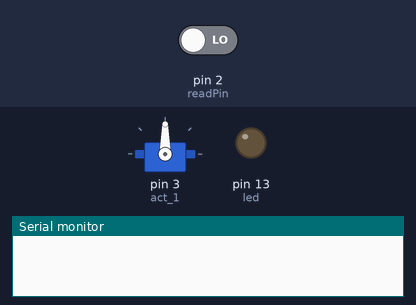
Simulated run of this sketch. Board: Arduino Uno, built with avr-gcc and run on an emulated ATmega328P. On the bench: servo, output pins drawn as LEDs (lit = HIGH), the last lines printed to the serial monitor. Dashed ring = blinking. The test bench sets the inputs (shaded band); at power-on: pin 2 (readPin) LOW. Random numbers use the default seed unless the sketch sets one.

Above: at 1.2 s.
1.3 s: pin 2 (readPin) driven HIGH
At 1.7 s:
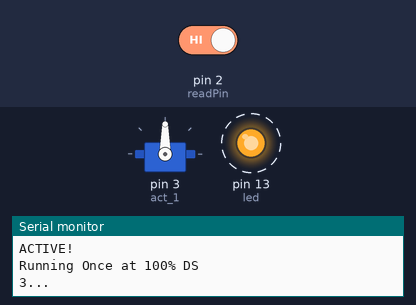
4.3 s: pin 2 (readPin) driven LOW
At 4.8 s:
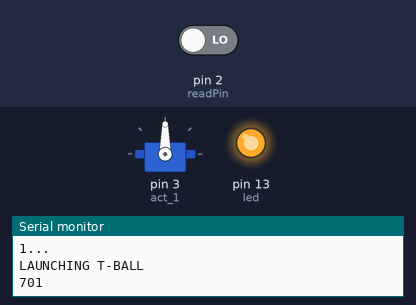
Timing chart, 0 to 7.3 s (numbered marks = the images above; inputs shaded):
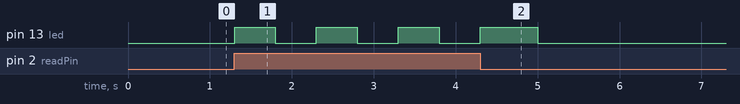

Measured:
- after the input at 1.3 s, pin 13 (led): alternates HIGH for 0.50 s and LOW for 0.50 s, starting at once

The sketch:

Autobat_Code.ino
```cpp
// Include servo header file to use output to the Talon SR
#include <Servo.h>

// init servo, which is actually a CIM motor
Servo act_1;

// init constants
int readPin = 2;
int led = 13;
int i = 0;

// Start file
void setup() {

  // Read Dig
  pinMode(readPin, INPUT);
  pinMode(led, OUTPUT);
  Serial.begin(9600);

  // PWM
  act_1.attach(3);

  // additional serial for debug
  Serial.begin(9600);
}

void loop() {

  // if the button is pressed (signal of 1 from the pulldown), "runOnce" at 100% DS
  if(digitalRead(readPin) == 1) {
    Serial.println("ACTIVE!");
    Serial.println("Running Once at 100% DS");
    runOnce(100);
  }
}

// set motor and PWM output
void set_motor_p(Servo m, int p) {
  p = constrain(p, -100, 100);
  int min = 1000;
  int max = 2000;
  int out = map(p, -100, 100, min, max); // (val, fmin, fmax) -> (tmin, tmax)
  m.writeMicroseconds(out);
}

// function for controlling a gradient output of the motor (now unused)
void ease_to(int percentage, int delayAmt) {
  while (i < percentage) {
    set_motor_p(act_1, i);
    i++;
    delay(delayAmt);
  }

  while (i > percentage) {
    set_motor_p(act_1, i);
    i--;
    delay(delayAmt);
  }
}

// major command: causes the bat to run at the specified DS, for the tuned constant randomized time period
void runOnce(int percentage) {

  // safety and state prints
  for (int j=3; j>0; j--) {
    Serial.println(String(j)+"...");
    digitalWrite(led, 1);
    delay(500);
    digitalWrite(led, 0);
    delay(500);
  }

  digitalWrite(led, 1);
  Serial.println("LAUNCHING T-BALL");
  set_motor_p(act_1, percentage);

  // since there is bias with using timing (no encoder present), add a randomness to the timing to compensate for drift
  long RandVal = random(700, 703);
  Serial.println(RandVal);
  delay(RandVal);

  set_motor_p(act_1, 0);
  digitalWrite(led,0);
  Serial.println("COMPLETED CYCLE");
}
```
